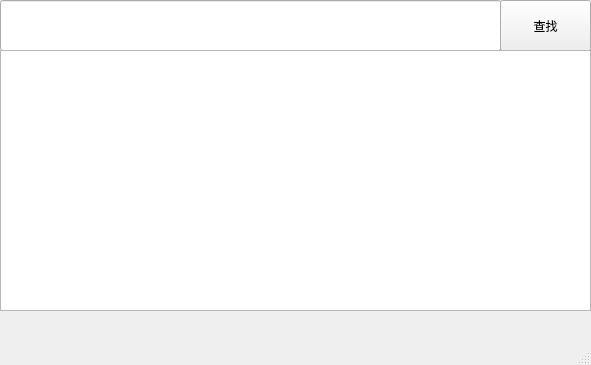
<?xml version="1.0" encoding="UTF-8"?>
<ui version="4.0">
 <class>AddNewTalk</class>
 <widget class="QMainWindow" name="AddNewTalk">
  <property name="windowModality">
   <enum>Qt::NonModal</enum>
  </property>
  <property name="geometry">
   <rect>
    <x>0</x>
    <y>0</y>
    <width>591</width>
    <height>365</height>
   </rect>
  </property>
  <property name="windowTitle">
   <string>MainWindow</string>
  </property>
  <property name="tabShape">
   <enum>QTabWidget::Rounded</enum>
  </property>
  <widget class="QWidget" name="centralwidget">
   <widget class="QWidget" name="widget" native="true">
    <property name="geometry">
     <rect>
      <x>-10</x>
      <y>0</y>
      <width>631</width>
      <height>361</height>
     </rect>
    </property>
    <widget class="QPushButton" name="pushButton">
     <property name="geometry">
      <rect>
       <x>510</x>
       <y>0</y>
       <width>91</width>
       <height>51</height>
      </rect>
     </property>
     <property name="text">
      <string>查找</string>
     </property>
    </widget>
    <widget class="QLineEdit" name="lineEdit">
     <property name="geometry">
      <rect>
       <x>10</x>
       <y>0</y>
       <width>501</width>
       <height>51</height>
      </rect>
     </property>
    </widget>
    <widget class="QListWidget" name="listWidget">
     <property name="geometry">
      <rect>
       <x>10</x>
       <y>50</y>
       <width>591</width>
       <height>261</height>
      </rect>
     </property>
    </widget>
   </widget>
  </widget>
  <widget class="QMenuBar" name="menubar">
   <property name="geometry">
    <rect>
     <x>0</x>
     <y>0</y>
     <width>591</width>
     <height>26</height>
    </rect>
   </property>
  </widget>
  <widget class="QStatusBar" name="statusbar"/>
 </widget>
 <resources/>
 <connections/>
</ui>
